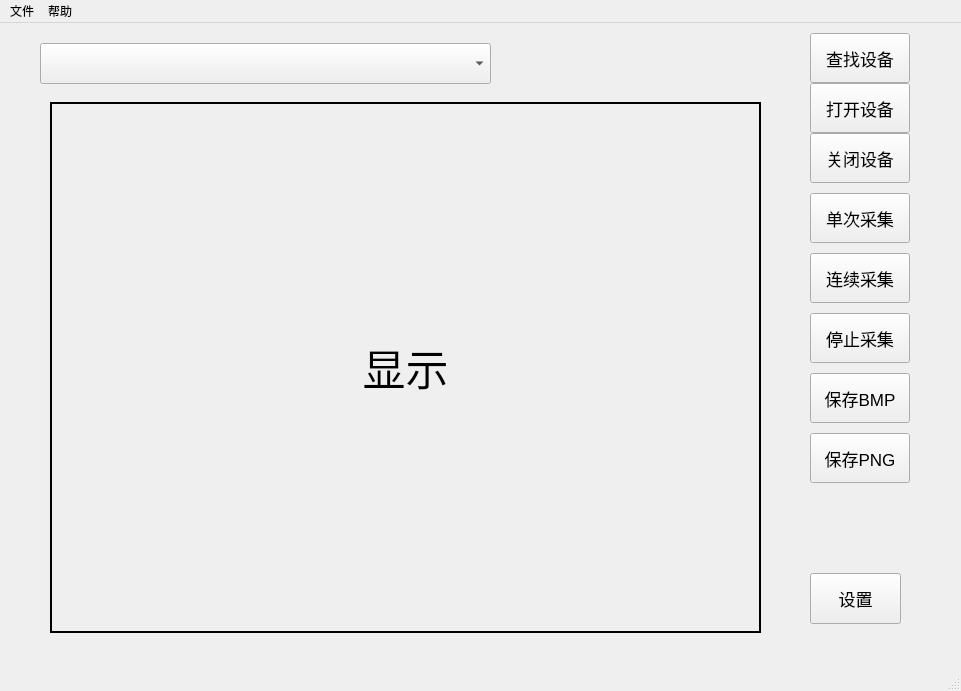
<?xml version="1.0" encoding="UTF-8"?>
<ui version="4.0">
 <class>control_window</class>
 <widget class="QMainWindow" name="control_window">
  <property name="geometry">
   <rect>
    <x>0</x>
    <y>0</y>
    <width>961</width>
    <height>691</height>
   </rect>
  </property>
  <property name="windowTitle">
   <string>MainWindow</string>
  </property>
  <widget class="QWidget" name="centralwidget">
   <widget class="QPushButton" name="Advanced_Button">
    <property name="geometry">
     <rect>
      <x>810</x>
      <y>550</y>
      <width>91</width>
      <height>51</height>
     </rect>
    </property>
    <property name="font">
     <font>
      <pointsize>13</pointsize>
     </font>
    </property>
    <property name="text">
     <string>设置</string>
    </property>
   </widget>
   <widget class="QWidget" name="gridLayoutWidget">
    <property name="geometry">
     <rect>
      <x>50</x>
      <y>79</y>
      <width>711</width>
      <height>531</height>
     </rect>
    </property>
    <layout class="QGridLayout" name="gridLayout">
     <item row="0" column="0">
      <widget class="QLabel" name="label_show_">
       <property name="font">
        <font>
         <pointsize>32</pointsize>
        </font>
       </property>
       <property name="frameShape">
        <enum>QFrame::Shape::Box</enum>
       </property>
       <property name="lineWidth">
        <number>2</number>
       </property>
       <property name="text">
        <string>显示</string>
       </property>
       <property name="textFormat">
        <enum>Qt::TextFormat::PlainText</enum>
       </property>
       <property name="alignment">
        <set>Qt::AlignmentFlag::AlignCenter</set>
       </property>
      </widget>
     </item>
    </layout>
   </widget>
   <widget class="QComboBox" name="choose_devices">
    <property name="geometry">
     <rect>
      <x>40</x>
      <y>20</y>
      <width>451</width>
      <height>41</height>
     </rect>
    </property>
   </widget>
   <widget class="QPushButton" name="find_device">
    <property name="geometry">
     <rect>
      <x>810</x>
      <y>10</y>
      <width>100</width>
      <height>50</height>
     </rect>
    </property>
    <property name="font">
     <font>
      <pointsize>13</pointsize>
     </font>
    </property>
    <property name="text">
     <string>查找设备</string>
    </property>
   </widget>
   <widget class="QPushButton" name="open_device">
    <property name="geometry">
     <rect>
      <x>810</x>
      <y>60</y>
      <width>100</width>
      <height>50</height>
     </rect>
    </property>
    <property name="font">
     <font>
      <pointsize>13</pointsize>
     </font>
    </property>
    <property name="text">
     <string>打开设备</string>
    </property>
   </widget>
   <widget class="QPushButton" name="close_device">
    <property name="geometry">
     <rect>
      <x>810</x>
      <y>110</y>
      <width>100</width>
      <height>50</height>
     </rect>
    </property>
    <property name="font">
     <font>
      <pointsize>13</pointsize>
     </font>
    </property>
    <property name="text">
     <string>关闭设备</string>
    </property>
   </widget>
   <widget class="QPushButton" name="single_acquisition">
    <property name="geometry">
     <rect>
      <x>810</x>
      <y>170</y>
      <width>100</width>
      <height>50</height>
     </rect>
    </property>
    <property name="font">
     <font>
      <pointsize>13</pointsize>
     </font>
    </property>
    <property name="text">
     <string>单次采集</string>
    </property>
   </widget>
   <widget class="QPushButton" name="continuous_acquisition">
    <property name="geometry">
     <rect>
      <x>810</x>
      <y>230</y>
      <width>100</width>
      <height>50</height>
     </rect>
    </property>
    <property name="font">
     <font>
      <pointsize>13</pointsize>
     </font>
    </property>
    <property name="text">
     <string>连续采集</string>
    </property>
   </widget>
   <widget class="QPushButton" name="stops_acquisition">
    <property name="geometry">
     <rect>
      <x>810</x>
      <y>290</y>
      <width>100</width>
      <height>50</height>
     </rect>
    </property>
    <property name="font">
     <font>
      <pointsize>13</pointsize>
     </font>
    </property>
    <property name="text">
     <string>停止采集</string>
    </property>
   </widget>
   <widget class="QPushButton" name="save_BMP">
    <property name="geometry">
     <rect>
      <x>810</x>
      <y>350</y>
      <width>100</width>
      <height>50</height>
     </rect>
    </property>
    <property name="font">
     <font>
      <pointsize>13</pointsize>
     </font>
    </property>
    <property name="text">
     <string>保存BMP</string>
    </property>
   </widget>
   <widget class="QPushButton" name="save_PNG">
    <property name="geometry">
     <rect>
      <x>810</x>
      <y>410</y>
      <width>100</width>
      <height>50</height>
     </rect>
    </property>
    <property name="font">
     <font>
      <pointsize>13</pointsize>
     </font>
    </property>
    <property name="text">
     <string>保存PNG</string>
    </property>
   </widget>
  </widget>
  <widget class="QMenuBar" name="menubar">
   <property name="geometry">
    <rect>
     <x>0</x>
     <y>0</y>
     <width>961</width>
     <height>22</height>
    </rect>
   </property>
   <widget class="QMenu" name="menu">
    <property name="title">
     <string>文件</string>
    </property>
    <addaction name="actionnew"/>
    <addaction name="separator"/>
    <addaction name="actionedit"/>
   </widget>
   <widget class="QMenu" name="menu_2">
    <property name="title">
     <string>帮助</string>
    </property>
    <addaction name="actionSerialHelper"/>
    <addaction name="separator"/>
    <addaction name="actionguany"/>
   </widget>
   <addaction name="menu"/>
   <addaction name="menu_2"/>
  </widget>
  <widget class="QStatusBar" name="statusbar"/>
  <action name="actionSerialHelper">
   <property name="text">
    <string>串口助手</string>
   </property>
  </action>
  <action name="actionguany">
   <property name="text">
    <string>关于</string>
   </property>
  </action>
  <action name="actionnew">
   <property name="text">
    <string>新建</string>
   </property>
  </action>
  <action name="actionedit">
   <property name="text">
    <string>退出</string>
   </property>
  </action>
 </widget>
 <resources/>
 <connections/>
</ui>
